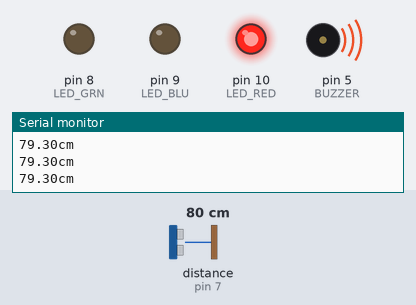
This sketch was run on a simulated Arduino Uno, built with avr-gcc and run on an emulated ATmega328P. On the bench: output pins drawn as LEDs (lit = HIGH), buzzer (waves = sounding, pin HIGH), the last lines printed to the serial monitor. Wiring (inferred from the names in the program): ultrasonic range finder: trigger pin 6; echo pin 7. The test bench sets the inputs (shaded band); at power-on: distance to the obstacle (sensor on pin 7) 80 cm. The echo pulse lasts 58.3 µs per cm; pins used as bus, display or sensor lines are not drawn.

Above: at 1.2 s.
1.3 s: distance to the obstacle (sensor on pin 7) set to 96 cm
2.8 s: distance to the obstacle (sensor on pin 7) set to 105 cm
At 3.2 s:
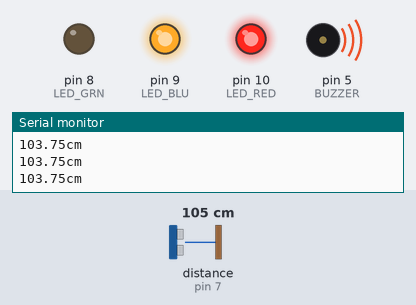
4.3 s: distance to the obstacle (sensor on pin 7) set to 198 cm
5.8 s: distance to the obstacle (sensor on pin 7) set to 205 cm
At 7.0 s:
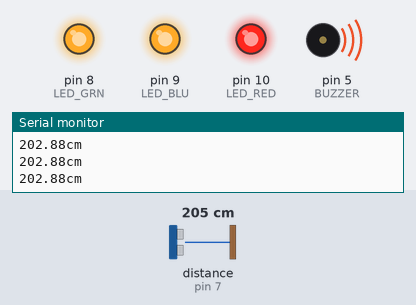
7.3 s: distance to the obstacle (sensor on pin 7) set to 248 cm
8.8 s: distance to the obstacle (sensor on pin 7) set to 256 cm
At 9.7 s:
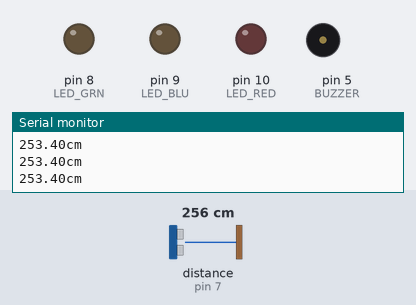
Timing chart, 0 to 11.3 s (numbered marks = the images above; inputs shaded):
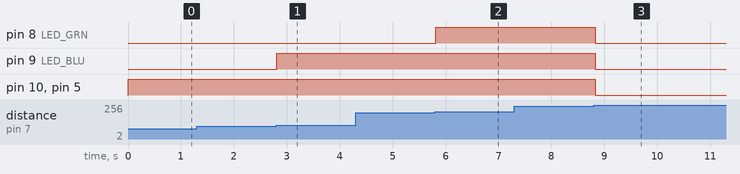

The sketch:

ultrasonic_led_buzzer.ino
```cpp
int Trig = 6; int Echo = 7;
#define LED_RED 10
#define LED_BLU 9
#define LED_GRN 8
#define BUZZER  5
void setup() {
  Serial.begin(9600);
  pinMode(Trig, OUTPUT);
  pinMode(LED_RED, OUTPUT);
  pinMode(LED_BLU, OUTPUT);
  pinMode(LED_GRN, OUTPUT);
  pinMode(BUZZER, OUTPUT);
  pinMode(Echo, INPUT);
}
void loop() {
  digitalWrite(Trig, LOW);
  digitalWrite(Echo, LOW);
  delayMicroseconds(2);
  digitalWrite(Trig, HIGH);
  delayMicroseconds(10);
  digitalWrite(Trig, LOW);
  unsigned long duration = pulseIn(Echo, HIGH);
  float distance = ((float)(340*duration)/10000) / 2;
  Serial.print(distance);
  Serial.println("cm");

  if(distance > 200 && distance < 250)
      digitalWrite(LED_GRN, HIGH);

  if(distance > 100 && distance < 200)
  {
    digitalWrite(LED_BLU, HIGH);
    digitalWrite(BUZZER, HIGH);
  }

  if(distance > 1 && distance < 100)
  {
    digitalWrite(LED_RED, HIGH);
    digitalWrite(BUZZER, HIGH);
  }
  if(distance > 250)
  {
    digitalWrite(LED_RED, LOW);
    digitalWrite(LED_BLU, LOW);
    digitalWrite(LED_GRN, LOW);
    digitalWrite(BUZZER, LOW);
  }

}
```

Measured:
- the behaviour switches between 100 and 101 cm on distance to the obstacle (sensor on pin 7) (found by bisection; images 0 and 1)
- the behaviour switches between 201 and 202 cm on distance to the obstacle (sensor on pin 7) (found by bisection; images 1 and 2)
- the behaviour switches between 252 and 253 cm on distance to the obstacle (sensor on pin 7) (found by bisection; images 2 and 3)
- after the input at 2.8 s, pin 9 (LED_BLU): LOW → HIGH at once
- after the input at 5.8 s, pin 8 (LED_GRN): LOW → HIGH at once
- after the input at 8.8 s, pin 8 (LED_GRN), pin 9 (LED_BLU), pin 10 (LED_RED), pin 5 (BUZZER): HIGH → LOW at once
